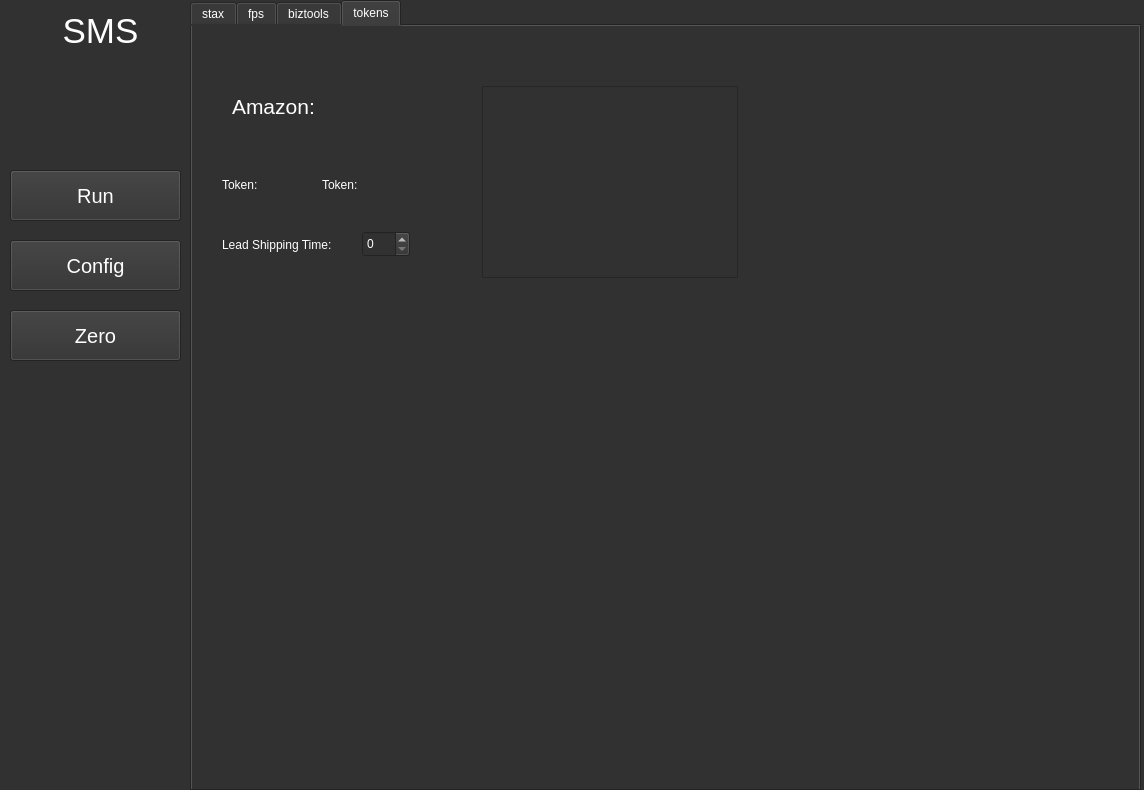
<?xml version="1.0" encoding="UTF-8"?>
<ui version="4.0">
 <class>MainWindow</class>
 <widget class="QMainWindow" name="MainWindow">
  <property name="geometry">
   <rect>
    <x>0</x>
    <y>0</y>
    <width>1144</width>
    <height>790</height>
   </rect>
  </property>
  <property name="windowTitle">
   <string>SMS</string>
  </property>
  <property name="windowIcon">
   <iconset>
    <normaloff>ASH-Black.ico</normaloff>ASH-Black.ico</iconset>
  </property>
  <property name="windowOpacity">
   <double>1.000000000000000</double>
  </property>
  <property name="styleSheet">
   <string notr="true">background-color: rgb(49, 49, 49);
color: rgb(255, 255, 255);
</string>
  </property>
  <widget class="QWidget" name="centralwidget">
   <property name="styleSheet">
    <string notr="true"/>
   </property>
   <widget class="QPushButton" name="btn_run">
    <property name="geometry">
     <rect>
      <x>10</x>
      <y>170</y>
      <width>171</width>
      <height>51</height>
     </rect>
    </property>
    <property name="font">
     <font>
      <pointsize>15</pointsize>
     </font>
    </property>
    <property name="text">
     <string>Run</string>
    </property>
   </widget>
   <widget class="QLabel" name="lbl_sms">
    <property name="geometry">
     <rect>
      <x>30</x>
      <y>10</y>
      <width>141</width>
      <height>41</height>
     </rect>
    </property>
    <property name="font">
     <font>
      <pointsize>26</pointsize>
     </font>
    </property>
    <property name="layoutDirection">
     <enum>Qt::LeftToRight</enum>
    </property>
    <property name="text">
     <string>SMS</string>
    </property>
    <property name="alignment">
     <set>Qt::AlignCenter</set>
    </property>
    <property name="margin">
     <number>4</number>
    </property>
   </widget>
   <widget class="QPushButton" name="btn_config">
    <property name="geometry">
     <rect>
      <x>10</x>
      <y>240</y>
      <width>171</width>
      <height>51</height>
     </rect>
    </property>
    <property name="font">
     <font>
      <pointsize>15</pointsize>
     </font>
    </property>
    <property name="text">
     <string>Config</string>
    </property>
   </widget>
   <widget class="QPushButton" name="btn_zero">
    <property name="geometry">
     <rect>
      <x>10</x>
      <y>310</y>
      <width>171</width>
      <height>51</height>
     </rect>
    </property>
    <property name="font">
     <font>
      <pointsize>15</pointsize>
     </font>
    </property>
    <property name="text">
     <string>Zero</string>
    </property>
   </widget>
   <widget class="QLabel" name="label">
    <property name="geometry">
     <rect>
      <x>0</x>
      <y>710</y>
      <width>181</width>
      <height>81</height>
     </rect>
    </property>
    <property name="text">
     <string/>
    </property>
    <property name="pixmap">
     <pixmap>ashlogo.png</pixmap>
    </property>
   </widget>
   <widget class="QTabWidget" name="tabWidget">
    <property name="geometry">
     <rect>
      <x>190</x>
      <y>0</y>
      <width>951</width>
      <height>791</height>
     </rect>
    </property>
    <property name="sizePolicy">
     <sizepolicy hsizetype="Fixed" vsizetype="Fixed">
      <horstretch>0</horstretch>
      <verstretch>0</verstretch>
     </sizepolicy>
    </property>
    <property name="tabPosition">
     <enum>QTabWidget::North</enum>
    </property>
    <property name="currentIndex">
     <number>3</number>
    </property>
    <widget class="QWidget" name="tabstax">
     <property name="accessibleName">
      <string/>
     </property>
     <attribute name="title">
      <string>stax</string>
     </attribute>
     <widget class="QLabel" name="lbl_supplier">
      <property name="geometry">
       <rect>
        <x>10</x>
        <y>10</y>
        <width>91</width>
        <height>21</height>
       </rect>
      </property>
      <property name="font">
       <font>
        <pointsize>16</pointsize>
       </font>
      </property>
      <property name="text">
       <string>Supplier:</string>
      </property>
     </widget>
     <widget class="QTimeEdit" name="time_schedule">
      <property name="geometry">
       <rect>
        <x>350</x>
        <y>50</y>
        <width>161</width>
        <height>31</height>
       </rect>
      </property>
     </widget>
     <widget class="QLineEdit" name="lne_user">
      <property name="geometry">
       <rect>
        <x>110</x>
        <y>170</y>
        <width>161</width>
        <height>25</height>
       </rect>
      </property>
     </widget>
     <widget class="QSpinBox" name="spn_max">
      <property name="geometry">
       <rect>
        <x>220</x>
        <y>110</y>
        <width>51</width>
        <height>26</height>
       </rect>
      </property>
      <property name="minimum">
       <number>20</number>
      </property>
     </widget>
     <widget class="QLabel" name="lbl_min">
      <property name="geometry">
       <rect>
        <x>10</x>
        <y>140</y>
        <width>31</width>
        <height>21</height>
       </rect>
      </property>
      <property name="text">
       <string>Min</string>
      </property>
     </widget>
     <widget class="QLabel" name="lbl_t">
      <property name="geometry">
       <rect>
        <x>10</x>
        <y>50</y>
        <width>67</width>
        <height>21</height>
       </rect>
      </property>
      <property name="text">
       <string>Type: </string>
      </property>
     </widget>
     <widget class="QLabel" name="lbl_max">
      <property name="geometry">
       <rect>
        <x>10</x>
        <y>110</y>
        <width>31</width>
        <height>21</height>
       </rect>
      </property>
      <property name="text">
       <string>Max</string>
      </property>
     </widget>
     <widget class="QPushButton" name="btn_test">
      <property name="geometry">
       <rect>
        <x>430</x>
        <y>260</y>
        <width>80</width>
        <height>25</height>
       </rect>
      </property>
      <property name="text">
       <string>Test</string>
      </property>
     </widget>
     <widget class="QSpinBox" name="spn_min">
      <property name="geometry">
       <rect>
        <x>220</x>
        <y>140</y>
        <width>51</width>
        <height>26</height>
       </rect>
      </property>
     </widget>
     <widget class="QCheckBox" name="chk_supplier_enabled">
      <property name="geometry">
       <rect>
        <x>250</x>
        <y>80</y>
        <width>16</width>
        <height>23</height>
       </rect>
      </property>
      <property name="text">
       <string/>
      </property>
     </widget>
     <widget class="QLabel" name="lbl_time">
      <property name="geometry">
       <rect>
        <x>290</x>
        <y>50</y>
        <width>51</width>
        <height>21</height>
       </rect>
      </property>
      <property name="text">
       <string>Time</string>
      </property>
     </widget>
     <widget class="QLabel" name="lbl_enabled">
      <property name="geometry">
       <rect>
        <x>10</x>
        <y>80</y>
        <width>67</width>
        <height>21</height>
       </rect>
      </property>
      <property name="text">
       <string>Enabled</string>
      </property>
     </widget>
     <widget class="QTimeEdit" name="time_schedule_2">
      <property name="geometry">
       <rect>
        <x>350</x>
        <y>80</y>
        <width>161</width>
        <height>31</height>
       </rect>
      </property>
     </widget>
     <widget class="QLabel" name="lbl_s">
      <property name="geometry">
       <rect>
        <x>120</x>
        <y>10</y>
        <width>91</width>
        <height>21</height>
       </rect>
      </property>
      <property name="font">
       <font>
        <pointsize>16</pointsize>
       </font>
      </property>
      <property name="text">
       <string>stax</string>
      </property>
     </widget>
     <widget class="QLabel" name="lbl_http">
      <property name="geometry">
       <rect>
        <x>10</x>
        <y>174</y>
        <width>81</width>
        <height>17</height>
       </rect>
      </property>
      <property name="text">
       <string>HTTP Link:</string>
      </property>
     </widget>
     <widget class="QLabel" name="lbl_type">
      <property name="geometry">
       <rect>
        <x>210</x>
        <y>50</y>
        <width>61</width>
        <height>21</height>
       </rect>
      </property>
      <property name="text">
       <string>http</string>
      </property>
      <property name="alignment">
       <set>Qt::AlignRight|Qt::AlignTrailing|Qt::AlignVCenter</set>
      </property>
     </widget>
    </widget>
    <widget class="QWidget" name="tabfps">
     <attribute name="title">
      <string>fps</string>
     </attribute>
     <widget class="QLabel" name="lbl_s2">
      <property name="geometry">
       <rect>
        <x>10</x>
        <y>2</y>
        <width>91</width>
        <height>21</height>
       </rect>
      </property>
      <property name="font">
       <font>
        <pointsize>16</pointsize>
       </font>
      </property>
      <property name="text">
       <string>Supplier:</string>
      </property>
     </widget>
     <widget class="QLabel" name="lbl_min_2">
      <property name="geometry">
       <rect>
        <x>10</x>
        <y>132</y>
        <width>31</width>
        <height>21</height>
       </rect>
      </property>
      <property name="text">
       <string>Min</string>
      </property>
     </widget>
     <widget class="QLabel" name="lbl_time_2">
      <property name="geometry">
       <rect>
        <x>290</x>
        <y>40</y>
        <width>51</width>
        <height>21</height>
       </rect>
      </property>
      <property name="text">
       <string>Time</string>
      </property>
     </widget>
     <widget class="QLabel" name="lbl_t2">
      <property name="geometry">
       <rect>
        <x>10</x>
        <y>42</y>
        <width>67</width>
        <height>21</height>
       </rect>
      </property>
      <property name="text">
       <string>Type: </string>
      </property>
     </widget>
     <widget class="QLabel" name="lbl_type2">
      <property name="geometry">
       <rect>
        <x>210</x>
        <y>42</y>
        <width>61</width>
        <height>21</height>
       </rect>
      </property>
      <property name="text">
       <string>email</string>
      </property>
      <property name="alignment">
       <set>Qt::AlignRight|Qt::AlignTrailing|Qt::AlignVCenter</set>
      </property>
     </widget>
     <widget class="QLabel" name="lbl_max_2">
      <property name="geometry">
       <rect>
        <x>10</x>
        <y>102</y>
        <width>31</width>
        <height>21</height>
       </rect>
      </property>
      <property name="text">
       <string>Max</string>
      </property>
     </widget>
     <widget class="QLabel" name="lbl_supplier2">
      <property name="geometry">
       <rect>
        <x>120</x>
        <y>2</y>
        <width>91</width>
        <height>21</height>
       </rect>
      </property>
      <property name="font">
       <font>
        <pointsize>16</pointsize>
       </font>
      </property>
      <property name="text">
       <string>fps</string>
      </property>
     </widget>
     <widget class="QSpinBox" name="spn_max_2">
      <property name="geometry">
       <rect>
        <x>220</x>
        <y>102</y>
        <width>51</width>
        <height>26</height>
       </rect>
      </property>
      <property name="minimum">
       <number>20</number>
      </property>
     </widget>
     <widget class="QTimeEdit" name="time_schedule_3">
      <property name="geometry">
       <rect>
        <x>360</x>
        <y>70</y>
        <width>161</width>
        <height>31</height>
       </rect>
      </property>
     </widget>
     <widget class="QLabel" name="lbl_enabled2">
      <property name="geometry">
       <rect>
        <x>10</x>
        <y>72</y>
        <width>67</width>
        <height>21</height>
       </rect>
      </property>
      <property name="text">
       <string>Enabled</string>
      </property>
     </widget>
     <widget class="QCheckBox" name="chk_supplier_enabled_2">
      <property name="geometry">
       <rect>
        <x>250</x>
        <y>70</y>
        <width>16</width>
        <height>23</height>
       </rect>
      </property>
      <property name="text">
       <string/>
      </property>
     </widget>
     <widget class="QTimeEdit" name="time_schedule_4">
      <property name="geometry">
       <rect>
        <x>360</x>
        <y>30</y>
        <width>161</width>
        <height>31</height>
       </rect>
      </property>
     </widget>
     <widget class="QSpinBox" name="spn_min_2">
      <property name="geometry">
       <rect>
        <x>220</x>
        <y>132</y>
        <width>51</width>
        <height>26</height>
       </rect>
      </property>
     </widget>
     <widget class="QPushButton" name="btn_test_2">
      <property name="geometry">
       <rect>
        <x>430</x>
        <y>230</y>
        <width>80</width>
        <height>25</height>
       </rect>
      </property>
      <property name="text">
       <string>Test</string>
      </property>
     </widget>
    </widget>
    <widget class="QWidget" name="tabbiztools">
     <attribute name="title">
      <string>biztools</string>
     </attribute>
     <widget class="QLineEdit" name="lne_user_3">
      <property name="geometry">
       <rect>
        <x>100</x>
        <y>160</y>
        <width>161</width>
        <height>25</height>
       </rect>
      </property>
     </widget>
     <widget class="QLabel" name="lbl_passwd_3">
      <property name="geometry">
       <rect>
        <x>0</x>
        <y>190</y>
        <width>71</width>
        <height>21</height>
       </rect>
      </property>
      <property name="inputMethodHints">
       <set>Qt::ImhNone</set>
      </property>
      <property name="text">
       <string>Password</string>
      </property>
     </widget>
     <widget class="QLabel" name="lbl_s3">
      <property name="geometry">
       <rect>
        <x>0</x>
        <y>0</y>
        <width>91</width>
        <height>21</height>
       </rect>
      </property>
      <property name="font">
       <font>
        <pointsize>16</pointsize>
       </font>
      </property>
      <property name="text">
       <string>Supplier:</string>
      </property>
     </widget>
     <widget class="QLabel" name="lbl_min_3">
      <property name="geometry">
       <rect>
        <x>0</x>
        <y>130</y>
        <width>31</width>
        <height>21</height>
       </rect>
      </property>
      <property name="text">
       <string>Min</string>
      </property>
     </widget>
     <widget class="QLabel" name="lbl_user_3">
      <property name="geometry">
       <rect>
        <x>0</x>
        <y>160</y>
        <width>41</width>
        <height>21</height>
       </rect>
      </property>
      <property name="text">
       <string>User</string>
      </property>
     </widget>
     <widget class="QLabel" name="lbl_time_3">
      <property name="geometry">
       <rect>
        <x>280</x>
        <y>40</y>
        <width>51</width>
        <height>21</height>
       </rect>
      </property>
      <property name="text">
       <string>Time</string>
      </property>
     </widget>
     <widget class="QLabel" name="lbl_t3">
      <property name="geometry">
       <rect>
        <x>0</x>
        <y>40</y>
        <width>67</width>
        <height>21</height>
       </rect>
      </property>
      <property name="text">
       <string>Type: </string>
      </property>
     </widget>
     <widget class="QPushButton" name="btn_test_3">
      <property name="geometry">
       <rect>
        <x>420</x>
        <y>250</y>
        <width>80</width>
        <height>25</height>
       </rect>
      </property>
      <property name="text">
       <string>Test</string>
      </property>
     </widget>
     <widget class="QLabel" name="lbl_type3">
      <property name="geometry">
       <rect>
        <x>200</x>
        <y>40</y>
        <width>61</width>
        <height>21</height>
       </rect>
      </property>
      <property name="text">
       <string>Type: </string>
      </property>
      <property name="alignment">
       <set>Qt::AlignRight|Qt::AlignTrailing|Qt::AlignVCenter</set>
      </property>
     </widget>
     <widget class="QLabel" name="lbl_max_3">
      <property name="geometry">
       <rect>
        <x>0</x>
        <y>100</y>
        <width>31</width>
        <height>21</height>
       </rect>
      </property>
      <property name="text">
       <string>Max</string>
      </property>
     </widget>
     <widget class="QLineEdit" name="lne_passwd_3">
      <property name="geometry">
       <rect>
        <x>100</x>
        <y>190</y>
        <width>161</width>
        <height>25</height>
       </rect>
      </property>
      <property name="inputMethodHints">
       <set>Qt::ImhNoPredictiveText|Qt::ImhSensitiveData</set>
      </property>
     </widget>
     <widget class="QLineEdit" name="lne_file_3">
      <property name="geometry">
       <rect>
        <x>100</x>
        <y>220</y>
        <width>161</width>
        <height>25</height>
       </rect>
      </property>
     </widget>
     <widget class="QLabel" name="lbl_supplier_3">
      <property name="geometry">
       <rect>
        <x>110</x>
        <y>0</y>
        <width>91</width>
        <height>21</height>
       </rect>
      </property>
      <property name="font">
       <font>
        <pointsize>16</pointsize>
       </font>
      </property>
      <property name="text">
       <string>biztools</string>
      </property>
     </widget>
     <widget class="QSpinBox" name="spn_max_3">
      <property name="geometry">
       <rect>
        <x>210</x>
        <y>100</y>
        <width>51</width>
        <height>26</height>
       </rect>
      </property>
      <property name="minimum">
       <number>20</number>
      </property>
     </widget>
     <widget class="QTimeEdit" name="time_schedule_5">
      <property name="geometry">
       <rect>
        <x>340</x>
        <y>40</y>
        <width>161</width>
        <height>31</height>
       </rect>
      </property>
     </widget>
     <widget class="QLabel" name="lbl_enabled3">
      <property name="geometry">
       <rect>
        <x>0</x>
        <y>70</y>
        <width>67</width>
        <height>21</height>
       </rect>
      </property>
      <property name="text">
       <string>Enabled</string>
      </property>
     </widget>
     <widget class="QLabel" name="lbl_file_3">
      <property name="geometry">
       <rect>
        <x>0</x>
        <y>220</y>
        <width>71</width>
        <height>21</height>
       </rect>
      </property>
      <property name="text">
       <string>FTP Path</string>
      </property>
     </widget>
     <widget class="QCheckBox" name="chk_supplier_enabled_3">
      <property name="geometry">
       <rect>
        <x>240</x>
        <y>70</y>
        <width>16</width>
        <height>23</height>
       </rect>
      </property>
      <property name="text">
       <string/>
      </property>
     </widget>
     <widget class="QTimeEdit" name="time_schedule_6">
      <property name="geometry">
       <rect>
        <x>340</x>
        <y>70</y>
        <width>161</width>
        <height>31</height>
       </rect>
      </property>
     </widget>
     <widget class="QSpinBox" name="spn_min_3">
      <property name="geometry">
       <rect>
        <x>210</x>
        <y>130</y>
        <width>51</width>
        <height>26</height>
       </rect>
      </property>
     </widget>
    </widget>
    <widget class="QWidget" name="tab">
     <attribute name="title">
      <string>tokens</string>
     </attribute>
     <widget class="QLabel" name="label_2">
      <property name="geometry">
       <rect>
        <x>40</x>
        <y>60</y>
        <width>101</width>
        <height>41</height>
       </rect>
      </property>
      <property name="font">
       <font>
        <pointsize>16</pointsize>
       </font>
      </property>
      <property name="text">
       <string>Amazon:</string>
      </property>
     </widget>
     <widget class="QLabel" name="label_3">
      <property name="geometry">
       <rect>
        <x>30</x>
        <y>150</y>
        <width>51</width>
        <height>17</height>
       </rect>
      </property>
      <property name="text">
       <string>Token:</string>
      </property>
     </widget>
     <widget class="QLabel" name="label_4">
      <property name="geometry">
       <rect>
        <x>130</x>
        <y>150</y>
        <width>51</width>
        <height>17</height>
       </rect>
      </property>
      <property name="text">
       <string>Token:</string>
      </property>
     </widget>
     <widget class="QLabel" name="label_5">
      <property name="geometry">
       <rect>
        <x>30</x>
        <y>210</y>
        <width>151</width>
        <height>17</height>
       </rect>
      </property>
      <property name="text">
       <string>Lead Shipping Time:</string>
      </property>
     </widget>
     <widget class="QSpinBox" name="spinBox">
      <property name="geometry">
       <rect>
        <x>170</x>
        <y>205</y>
        <width>48</width>
        <height>26</height>
       </rect>
      </property>
     </widget>
     <widget class="QListView" name="listView">
      <property name="geometry">
       <rect>
        <x>290</x>
        <y>60</y>
        <width>256</width>
        <height>192</height>
       </rect>
      </property>
     </widget>
    </widget>
   </widget>
  </widget>
  <action name="actiondygjdt">
   <property name="text">
    <string>dygjdt</string>
   </property>
  </action>
 </widget>
 <resources/>
 <connections>
  <connection>
   <sender>btn_zero</sender>
   <signal>clicked()</signal>
   <receiver>MainWindow</receiver>
   <slot>close()</slot>
   <hints>
    <hint type="sourcelabel">
     <x>120</x>
     <y>230</y>
    </hint>
    <hint type="destinationlabel">
     <x>120</x>
     <y>180</y>
    </hint>
   </hints>
  </connection>
  <connection>
   <sender>btn_config</sender>
   <signal>clicked()</signal>
   <receiver>tabWidget</receiver>
   <slot>show()</slot>
   <hints>
    <hint type="sourcelabel">
     <x>95</x>
     <y>265</y>
    </hint>
    <hint type="destinationlabel">
     <x>665</x>
     <y>395</y>
    </hint>
   </hints>
  </connection>
  <connection>
   <sender>btn_run</sender>
   <signal>clicked()</signal>
   <receiver>tabWidget</receiver>
   <slot>hide()</slot>
   <hints>
    <hint type="sourcelabel">
     <x>95</x>
     <y>195</y>
    </hint>
    <hint type="destinationlabel">
     <x>665</x>
     <y>395</y>
    </hint>
   </hints>
  </connection>
 </connections>
</ui>
